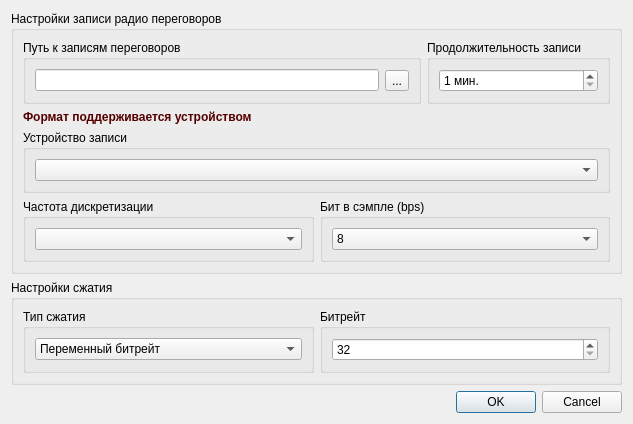
<?xml version="1.0" encoding="UTF-8"?>
<ui version="4.0">
 <class>SettingDialog</class>
 <widget class="QDialog" name="SettingDialog">
  <property name="geometry">
   <rect>
    <x>0</x>
    <y>0</y>
    <width>633</width>
    <height>395</height>
   </rect>
  </property>
  <property name="windowTitle">
   <string>Настройки</string>
  </property>
  <layout class="QVBoxLayout" name="verticalLayout_7">
   <item>
    <widget class="QGroupBox" name="groupBox_6">
     <property name="title">
      <string>Настройки записи радио переговоров</string>
     </property>
     <layout class="QVBoxLayout" name="verticalLayout_4">
      <item>
       <layout class="QHBoxLayout" name="horizontalLayout_3">
        <item>
         <widget class="QGroupBox" name="groupBox_4">
          <property name="title">
           <string>Путь к записям переговоров</string>
          </property>
          <layout class="QHBoxLayout" name="horizontalLayout">
           <item>
            <widget class="QLineEdit" name="lineEditPath"/>
           </item>
           <item>
            <widget class="QToolButton" name="toolButtonSelectPath">
             <property name="text">
              <string>...</string>
             </property>
            </widget>
           </item>
          </layout>
         </widget>
        </item>
        <item>
         <widget class="QGroupBox" name="groupBox_5">
          <property name="title">
           <string>Продолжительность записи</string>
          </property>
          <layout class="QHBoxLayout" name="horizontalLayout_2">
           <item>
            <widget class="QSpinBox" name="spinBoxTime">
             <property name="suffix">
              <string> мин.</string>
             </property>
             <property name="minimum">
              <number>1</number>
             </property>
             <property name="maximum">
              <number>60</number>
             </property>
            </widget>
           </item>
          </layout>
         </widget>
        </item>
       </layout>
      </item>
      <item>
       <widget class="QLabel" name="label">
        <property name="text">
         <string>&lt;html&gt;&lt;head/&gt;&lt;body&gt;&lt;p&gt;&lt;span style=&quot; font-size:9pt; font-weight:600; color:#550000;&quot;&gt;Формат поддерживается устройством&lt;/span&gt;&lt;/p&gt;&lt;/body&gt;&lt;/html&gt;</string>
        </property>
       </widget>
      </item>
      <item>
       <widget class="QGroupBox" name="groupBox">
        <property name="title">
         <string>Устройство записи</string>
        </property>
        <layout class="QVBoxLayout" name="verticalLayout">
         <item>
          <widget class="QComboBox" name="comboBoxAudioInputDevice"/>
         </item>
        </layout>
       </widget>
      </item>
      <item>
       <layout class="QHBoxLayout" name="horizontalLayout_4">
        <item>
         <widget class="QGroupBox" name="groupBox_2">
          <property name="title">
           <string>Частота дискретизации</string>
          </property>
          <layout class="QVBoxLayout" name="verticalLayout_3">
           <item>
            <widget class="QComboBox" name="comboBoxSampleRates"/>
           </item>
          </layout>
         </widget>
        </item>
        <item>
         <widget class="QGroupBox" name="groupBox_3">
          <property name="title">
           <string>Бит в сэмпле (bps)</string>
          </property>
          <layout class="QVBoxLayout" name="verticalLayout_2">
           <item>
            <widget class="QComboBox" name="comboBoxSampleSize">
             <item>
              <property name="text">
               <string>8</string>
              </property>
             </item>
             <item>
              <property name="text">
               <string>16</string>
              </property>
             </item>
            </widget>
           </item>
          </layout>
         </widget>
        </item>
       </layout>
      </item>
     </layout>
    </widget>
   </item>
   <item>
    <widget class="QGroupBox" name="groupBox_7">
     <property name="title">
      <string>Настройки сжатия</string>
     </property>
     <layout class="QHBoxLayout" name="horizontalLayout_5">
      <item>
       <widget class="QGroupBox" name="groupBox_8">
        <property name="title">
         <string>Тип сжатия</string>
        </property>
        <layout class="QVBoxLayout" name="verticalLayout_6">
         <item>
          <widget class="QComboBox" name="comboBoxMp3BitrateType">
           <item>
            <property name="text">
             <string>Переменный битрейт</string>
            </property>
           </item>
           <item>
            <property name="text">
             <string>Постоянный битрейт</string>
            </property>
           </item>
          </widget>
         </item>
        </layout>
       </widget>
      </item>
      <item>
       <widget class="QGroupBox" name="groupBox_9">
        <property name="title">
         <string>Битрейт</string>
        </property>
        <layout class="QVBoxLayout" name="verticalLayout_5">
         <item>
          <widget class="QSpinBox" name="spinBoxMp3Bitrate">
           <property name="minimum">
            <number>32</number>
           </property>
           <property name="maximum">
            <number>320</number>
           </property>
          </widget>
         </item>
        </layout>
       </widget>
      </item>
     </layout>
    </widget>
   </item>
   <item>
    <spacer name="verticalSpacer">
     <property name="orientation">
      <enum>Qt::Vertical</enum>
     </property>
     <property name="sizeHint" stdset="0">
      <size>
       <width>20</width>
       <height>39</height>
      </size>
     </property>
    </spacer>
   </item>
   <item>
    <widget class="QDialogButtonBox" name="buttonBox">
     <property name="standardButtons">
      <set>QDialogButtonBox::Cancel|QDialogButtonBox::Ok</set>
     </property>
    </widget>
   </item>
  </layout>
 </widget>
 <resources/>
 <connections/>
</ui>
